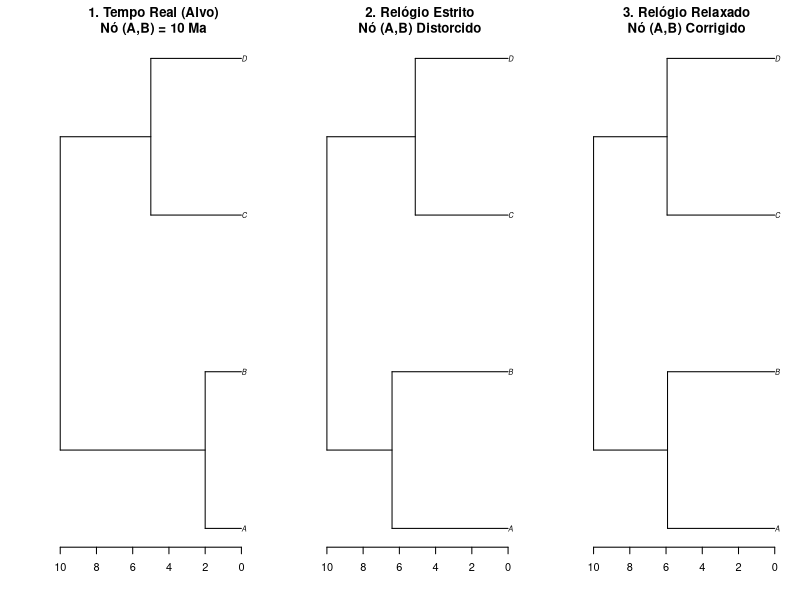

Recreate this plot in R.
# Carregar o pacote necessário
library(ape)

# 1. CRIAR A ÁRVORE REAL (O Cenário Verdadeiro na Natureza)
# Vamos definir uma árvore onde a separação ocorreu há exatamente 10 milhões de anos (Ma).
# Na escala de tempo real (Cronograma), os ramos têm comprimentos iguais até o presente.
crono = read.tree(text = "((A:2, B:2):8, (C:5, D:5):5) ;")

# 2. SIMULAR O FILOGRAMA (O que o software lê a partir do DNA)
# Imaginemos que a linhagem A evoluiu 3 vezes mais rápido que as outras.
# O filograma resultante (comprimento = tempo * taxa) terá o ramo A muito mais longo.
filo = crono
filo$edge.length = c(2, 2, 4, 1, 1, 2) # Ramo de A virou 30 devido à taxa alta

# 3. DATAR USANDO RELÓGIO ESTRITO (Strict Clock)
# O relógio estrito assume taxa constante. Vamos usar o método K槍sch (chronos) 
# forçando uma rigidez total (model = "strict") e calibrando a raiz em 10 Ma.
relogio_estrito = chronos(phy = filo, 
                           model = "clock", 
                           calibration = makeChronosCalib(
                             phy = filo, 
                             node = "root", 
                             age.min = 10, 
                             age.max = 10)
                           )

# 4. DATAR USANDO RELÓGIO RELAXADO (Relaxed Clock)
# Vamos permitir que as taxas variem entre os ramos usando o modelo "correlated" 
# (similar ao espírito de um relógio relaxado no BEAST, onde as taxas variam)
relogio_relaxado = chronos(phy = filo, 
                            model = "correlated", 
                            calibration = makeChronosCalib(
                              phy = filo, 
                              node = "root", 
                              age.min = 10, 
                              age.max = 10)
                            )

# 5. PLOTAR OS RESULTADOS PARA COMPARAR
par(mfrow = c(1, 3), mar = c(4, 4, 3, 1))

plot(crono, main = "1. Tempo Real (Alvo)\nNó (A,B) = 10 Ma", srv = FALSE)
axisPhylo()

plot(relogio_estrito, main = "2. Relógio Estrito\nNó (A,B) Distorcido", srv = FALSE)
axisPhylo()

plot(relogio_relaxado, main = "3. Relógio Relaxado\nNó (A,B) Corrigido", srv = FALSE)
axisPhylo()
